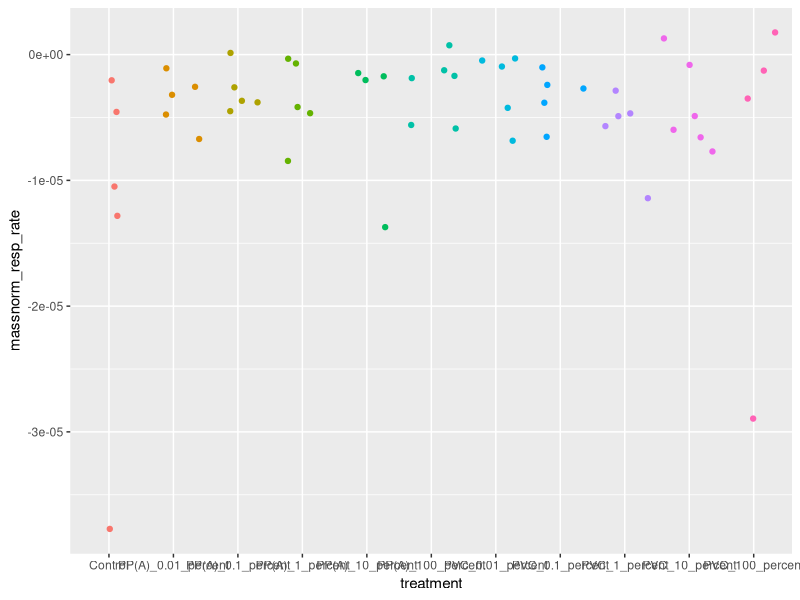
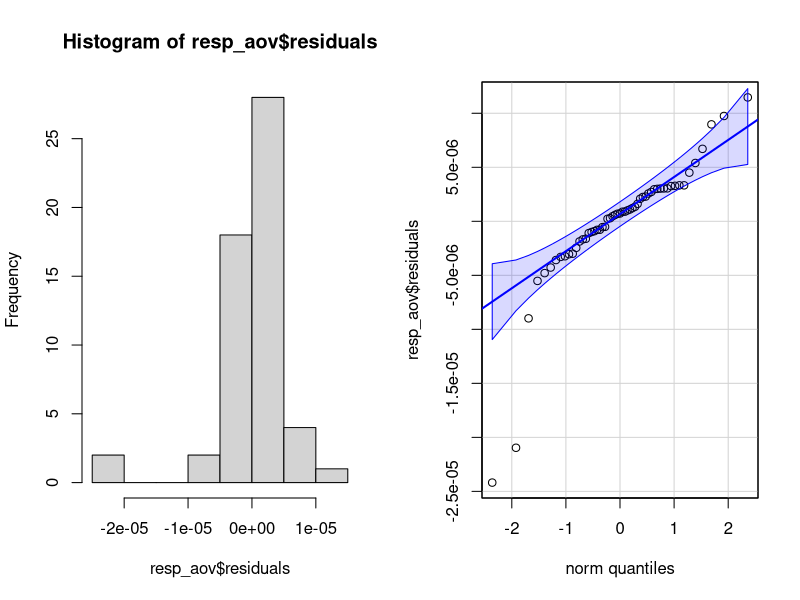
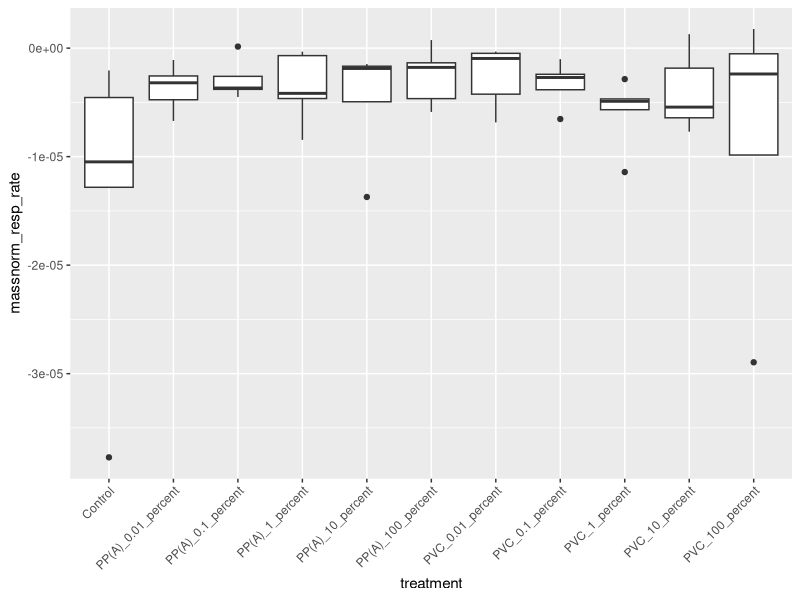
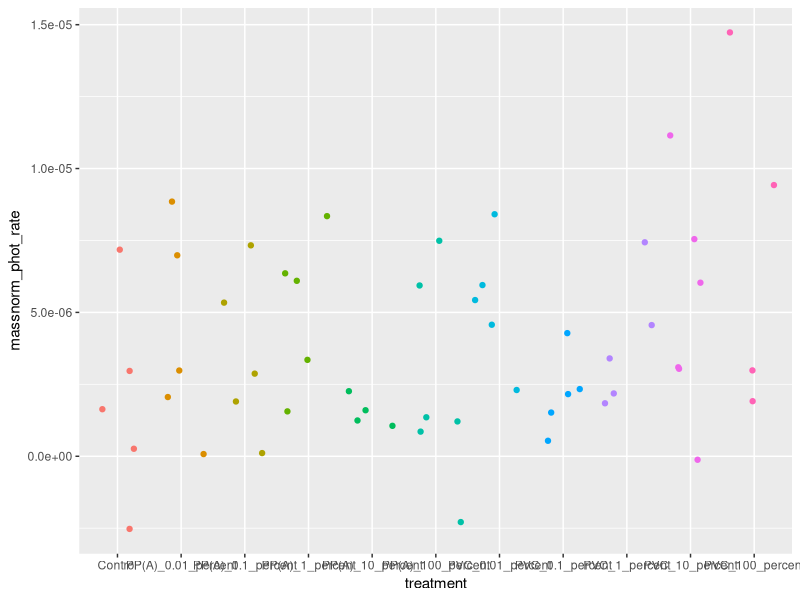
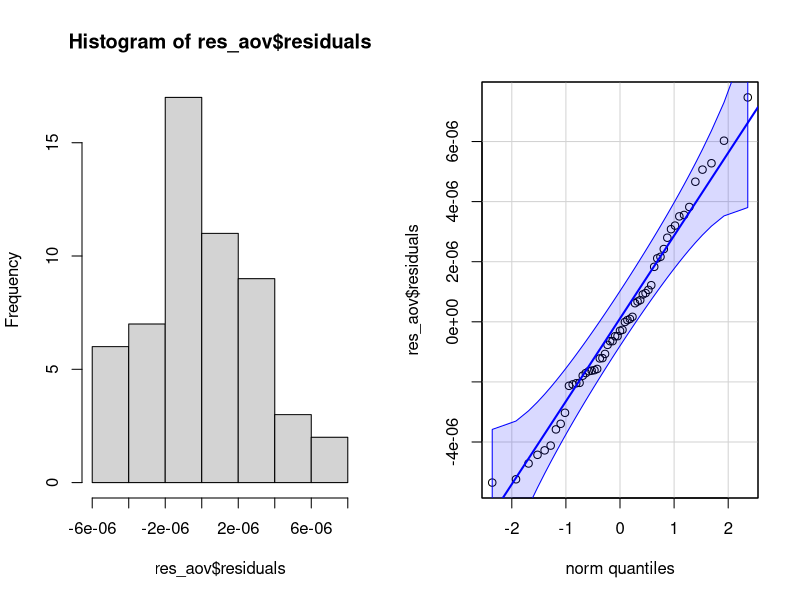
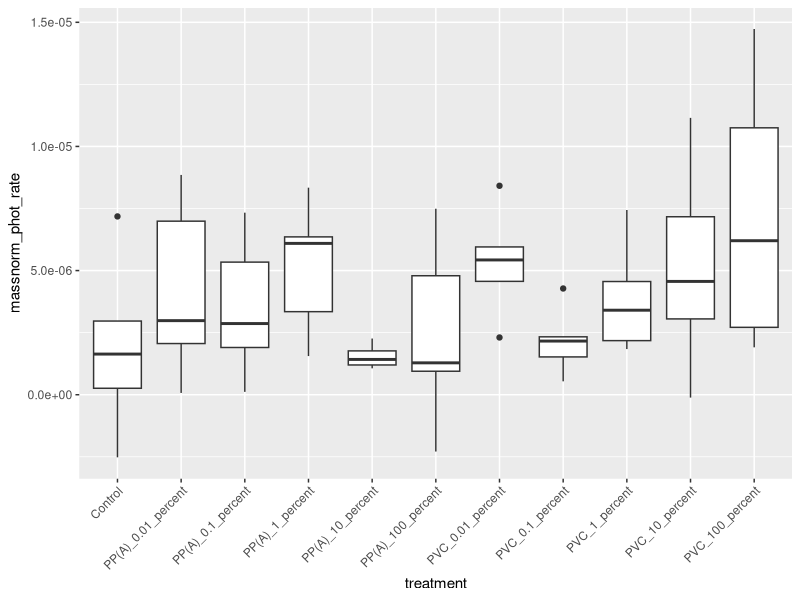

Recreate these plots in R, in order.
## ---- chunk 1
# Install packages
if ("tidyverse" %in% rownames(installed.packages()) == 'FALSE') install.packages('tidyverse')
if ("dplyr" %in% rownames(installed.packages()) == 'FALSE') install.packages('dplyr')
if ("car" %in% rownames(installed.packages()) == 'FALSE') install.packages('car')

# Load packages
library(dplyr)
library(tidyverse)
library(car)
## ---- chunk 2
rates <- read_csv('rates.csv')
## ---- chunk 3
ggplot(rates) +
  aes(x = treatment, y = massnorm_resp_rate, color = treatment) +
  geom_jitter() +
  theme(legend.position = "none")
## ---- chunk 4
resp_aov <-  aov(massnorm_resp_rate ~ treatment, data = rates)
## ---- chunk 5
par(mfrow = c(1, 2)) # combine plots

# histogram
hist(resp_aov$residuals)

# QQ-plot
qqPlot(resp_aov$residuals,
  id = FALSE # id = FALSE to remove point identification
)
## ---- chunk 6
ggplot(rates) +
  aes(x = treatment, y = massnorm_resp_rate) +
  geom_boxplot() +
  theme(axis.text.x = element_text(angle = 45, hjust = 1))
## ---- chunk 7
resp_aov <- aov(massnorm_resp_rate ~ treatment,
  data = rates
)

summary(resp_aov)
## ---- chunk 8
ggplot(rates) +
  aes(x = treatment, y = massnorm_phot_rate, color = treatment) +
  geom_jitter() +
  theme(legend.position = "none")
## ---- chunk 9
res_aov <-  aov(massnorm_phot_rate ~ treatment, data = rates)
## ---- chunk 10
par(mfrow = c(1, 2)) # combine plots

# histogram
hist(res_aov$residuals)

# QQ-plot
qqPlot(res_aov$residuals,
  id = FALSE # id = FALSE to remove point identification
)
## ---- chunk 11
ggplot(rates) +
  aes(x = treatment, y = massnorm_phot_rate) +
  geom_boxplot() +
  theme(axis.text.x = element_text(angle = 45, hjust = 1))
## ---- chunk 12
phot_aov <- aov(massnorm_phot_rate ~ treatment,
  data = rates
)

summary(phot_aov)
